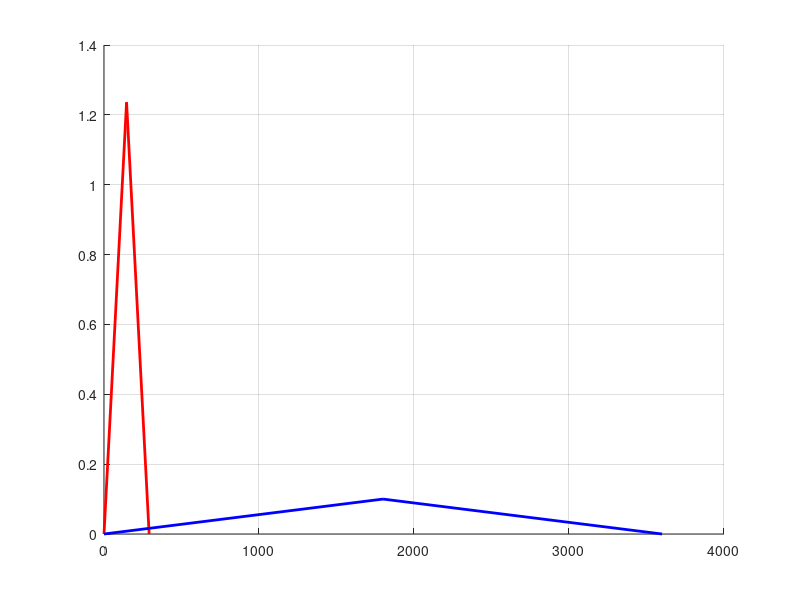

MATLAB code to generate this figure: (Note: this script raises an error after producing the figure.)
clear; close all; clc;
fprintf('===========================================================\n');
fprintf('  ADCS SIZING  -  SMOS\n');
fprintf('===========================================================\n\n');

%% 1. KNOWN PARAMETERS (Masses in kg, Dimensions in meters)
% Proteus Bus (rectangular prism)
m_bus           = 225.08+28;
lx_bus          = 1.004;
ly_bus          = 0.954;
lz_bus          = 0.954;

% Solar Panel Arrays
% SMOS has two arrays, one on each side of the bus (+Y and -Y).
% Each array is a thin rectangular plate (lz ~ 0, ly = length, lx = height).
m_solar_total   = 49.92;                % Total mass of BOTH arrays [kg]
m_solar         = m_solar_total / 2;    % Mass of one array [kg]
lx_solar        = 1.5;                  % Panel height [m]
ly_solar        = 4.0;                  % Array span (along Y) [m]
lz_solar        = 0;                    % Panel Thickness (negligible) [m]

% Y-offset of each array CoM from the satellite Z-axis:
% Assume massless strut connecting solar panels to bus surface with width 
% of 0.5 m todo-check. The solar array extends by half the bus width added 
% with this massless strut and half the length of the full array.
dy_solar        = (ly_bus + ly_solar)/2 + 0.5;

% MIRAS Arms (3 arms, 120 deg apart, each assumed as a thin rod)
m_arm           = 64;           % Mass of a single arm [kg]
m_arms_total    = m_arm * 3;    % Total arms mass [kg]
L_arm           = 3.4;          % Length of each arm [m]
r_arm_start     = 1.3/2;        % Arm attachment radius (at hub surface) [m]

% MIRAS Hub (solid cylinder, symmetry axis = X)
m_hub           = 355 - m_arms_total;
hub_diam        = 1.3;          % Diameter of hub (hexagonal) [m]
lr_hub          = hub_diam / 2;
lx_hub          = 1.2;          % Height of hub along X [m]

%% 2. Z-COORDINATES OF COMPONENT CoMs
% Datum: bottom face of hub = Z = 0.
% Stack order (bottom to top): Hub -> Solar -> Bus

x_arms_com  = lx_hub + lx_bus;          % Arm thickness negligible 
x_hub_com   = lx_bus + (lx_hub / 2);
x_solar_com = lx_bus*0.9;               % Solar panels attach near hub-bus interface
x_bus_com   = lx_bus/2;

%% 3. GLOBAL CENTER OF MASS (X-axis)
total_mass = m_bus + m_solar_total + m_hub + m_arms_total;

x_cg = ((m_bus          * x_bus_com)   + ...
        (m_solar_total  * x_solar_com) + ...
        (m_hub          * x_hub_com)   + ...
        (m_arms_total   * x_arms_com) ) ... 
        / total_mass;

%% 4. LOCAL INERTIA TENSORS (About each component's own CoM)
% --- Bus (rectangular prism) ---
I_bus_local = diag([ ...
    (m_bus/12) * (ly_bus^2 + lz_bus^2), ...  % Ixx
    (m_bus/12) * (lx_bus^2 + lz_bus^2), ...  % Iyy
    (m_bus/12) * (lx_bus^2 + ly_bus^2)  ...  % Izz
]);

% --- Hub (solid cylinder) ---
I_hub_local = diag([ ...
    (m_hub/2)  *  lr_hub^2,               ... % Ixx
    (m_hub/12) * (3*lr_hub^2 + lx_hub^2), ... % Iyy
    (m_hub/12) * (3*lr_hub^2 + lx_hub^2), ... % Izz
]);

% --- Solar Arrays (thin rectangular plates) ---
% Treat each array as an independent thin rectangular plate.
% Local inertia of ONE array about its own CoM (plate lies in YZ-plane, 
% thickness along X is negligible):
I_array_local = diag([ ...
    (m_solar/12) * (ly_solar^2 + lz_solar^2), ... % Ixx (width + height)
    (m_solar/12) * (lx_solar^2 + lz_solar^2), ... % Iyy (thickness + height)
    (m_solar/12) * (lx_solar^2 + ly_solar^2)  ... % Izz (thickness + width)
]);

% --- MIRAS Arms (thin rods todo-check-assumption) --- %
% Each arm is a thin rod lying in the XY-plane (0 thickness), starting at
% r0 = hub_r from the Z-axis and extending radially to r0 + arm_L.
%
% The three arms are at phi = 0, 120, 240 deg.

Ixx_single_arm = (m_arm / 3)*L_arm^2 + m_arm*r_arm_start^2;

% Ixx and Iyy of one arm about satellite Z-axis:
% For a rod at angle phi in the XY-plane, each mass element dm at radius r
% has coordinates (r*cos(phi), r*sin(phi), 0).
%   Izz_arm(phi) = integral r^2 * sin^2(phi) dm  =  sin^2(phi) * Ixx_single_arm
%   Iyy_arm(phi) = integral r^2 * cos^2(phi) dm  =  cos^2(phi) * Ixx_single_arm
% Summing over phi = 0, 120, 240 deg:
%   sum(sin^2) = 0 + 3/4 + 3/4 = 3/2
%   sum(cos^2) = 1 + 1/4 + 1/4 = 3/2
% Therefore by symmetry: Ixx_total = Iyy_total = (3/2) * Izz_single_arm
% NOTE: this numerical coincidence (Ixx=Iyy=1.5*Izz_single) is the same
% value as the original code, but now derived correctly.
%
% Izz_total = sum of all three Izz_arm(phi):
%   Each arm's Izz about satellite axis = Izz_single (independent of phi).
%   Total: 3 * Izz_single_arm
%
% Z-axis inertia: arms lie flat in XY-plane, so Ixx/Iyy about the arm CoM
% have no Z-extent contribution. The approach above already computes
% inertia about the SATELLITE Z-axis directly (no local+PAT split needed
% for the radial direction). We only need a Z-shift for the arm CoM
% sitting at z_arms_com vs z_cg.

dx_arms = x_arms_com - x_cg;

% Arms inertia tensor
I_arms = diag([ ...
    3.0 * Ixx_single_arm, ...  % Ixx: 3 * Ixx_single
    1.5 * Ixx_single_arm, ...  % Iyy: sum cos^2(phi_k) * Ixx_single
    1.5 * Ixx_single_arm  ...  % Izz: sum sin^2(phi_k) * Ixx_single
]);

%% 5. SHIFT COMPONENTS WITH PARALLEL AXIS THEOREM
shift_x = @(mass, dx) mass*diag([0, dx^2, dx^2]);
shift_y = @(mass, dy) mass*diag([dy^2, 0, dy^2]);

% --- Bus ---
dx_bus = x_bus_com - x_cg;
I_bus_shifted = I_bus_local + shift_x(m_bus, dx_bus);

% --- Hub ---
dx_hub = x_hub_com - x_cg;
I_hub_shifted = I_hub_local + shift_x(m_hub, dx_hub);

% --- Solar Arrays ---
dx_solar = x_solar_com - x_cg;

% Both arrays have the same |dy| and same dx, so sum = 2 * shifted_one_array
I_solar_shifted = 2*(I_array_local + shift_x(m_solar, dx_solar) + shift_y(m_solar, dy_solar));

% --- MIRAS Arms ---
% Apply Z-shift from arm plane (z_arms_com) to global CoM:
% This adds m_arms_total * dz^2 to Ixx and Iyy only.
I_arms_shifted = I_arms + shift_x(m_arms_total, dx_arms);

%% 6. TOTAL INERTIA TENSOR AT GLOBAL CoM
I_total = I_bus_shifted + I_solar_shifted + I_hub_shifted + I_arms_shifted;

%% 7. DISPLAY RESULTS

fprintf('========================================\n');
fprintf(' SMOS SATELLITE INERTIA\n');
fprintf('========================================\n');
fprintf(' Total System Mass         : %.2f kg\n', total_mass);
fprintf(' Global CoM (X from datum) : %.4f m\n\n', x_cg);

fprintf(' Component Z-offsets from global CoM:\n');
fprintf('   Arms   dx = %+.4f m\n', dx_arms);
fprintf('   Hub    dx = %+.4f m\n', dx_hub);
fprintf('   Solar  dx = %+.4f m  (lateral offset dy = %.4f m)\n', dx_solar, dy_solar);
fprintf('   Bus    dx = %+.4f m\n\n', dx_bus);

fprintf(' Inertia contributions LOCAL (kg*m^2):\n');
fprintf('   %-6s  Ixx=%10.2f | Iyy=%10.2f | Izz=%10.2f\n', 'Arms',  ...
    I_arms(1,1),  I_arms(2,2),  I_arms(3,3));
fprintf('   %-6s  Ixx=%10.2f | Iyy=%10.2f | Izz=%10.2f\n', 'Hub',   ...
    I_hub_local(1,1),   I_hub_local(2,2),   I_hub_local(3,3));
fprintf('   %-6s  Ixx=%10.2f | Iyy=%10.2f | Izz=%10.2f\n', 'Solar', ...
    2*I_array_local(1,1), 2*I_array_local(2,2), 2*I_array_local(3,3));
fprintf('   %-6s  Ixx=%10.2f | Iyy=%10.2f | Izz=%10.2f\n', 'Bus',   ...
    I_bus_local(1,1),   I_bus_local(2,2),   I_bus_local(3,3));

fprintf(' Inertia contributions SHIFTED (kg*m^2):\n');
fprintf('   %-6s  Ixx=%10.2f | Iyy=%10.2f | Izz=%10.2f\n', 'Arms',  ...
    I_arms_shifted(1,1),  I_arms_shifted(2,2),  I_arms_shifted(3,3));
fprintf('   %-6s  Ixx=%10.2f | Iyy=%10.2f | Izz=%10.2f\n', 'Hub',   ...
    I_hub_shifted(1,1),   I_hub_shifted(2,2),   I_hub_shifted(3,3));
fprintf('   %-6s  Ixx=%10.2f | Iyy=%10.2f | Izz=%10.2f\n', 'Solar', ...
    I_solar_shifted(1,1), I_solar_shifted(2,2), I_solar_shifted(3,3));
fprintf('   %-6s  Ixx=%10.2f | Iyy=%10.2f | Izz=%10.2f\n', 'Bus',   ...
    I_bus_shifted(1,1),   I_bus_shifted(2,2),   I_bus_shifted(3,3));

fprintf('\n Total Inertia Tensor at Global CoM (kg*m^2):\n');
fprintf('   Ixx: %10.2f\n', I_total(1,1));
fprintf('   Iyy: %10.2f\n', I_total(2,2));
fprintf('   Izz: %10.2f\n', I_total(3,3));
fprintf('\n Note: Products of inertia are zero by 3-fold arm symmetry\n');
fprintf(' and array +/-Y symmetry about the XZ and YZ planes.\n');
fprintf('========================================\n\n');

%% 7. CENTER OF PRESSURE for SRP

A_panel = lx_solar*ly_solar;
A_bus = lx_bus*ly_bus;
A_hub = lx_hub*hub_diam;

r_panel = x_solar_com;
r_bus = x_bus_com;
r_hub = x_hub_com;

Q_panel = 1.1;
Q_bus = 1.3;
Q_hub = 1.3;

x_cp = (2*A_panel*Q_panel*r_panel + A_bus*Q_bus*r_bus + A_hub*Q_hub*r_hub) / ...
    (2*A_panel*Q_panel+ A_bus*Q_bus + A_hub*Q_hub);

csp_shift = x_cg - x_cp;

%% ========================================================================
%  1. MISSION & ENVIRONMENT PARAMETERS
% =========================================================================

% --- Spacecraft parameters -----------------------------------------------
Ix      = I_total(1,1);
Iy      = I_total(2,2);
Iz      = I_total(3,3);
I       = [Ix, Iy, Iz]; % Full inertia tensor (as a row)
I_min   = min(I);       % Minimum inertia [kg m²]
I_max   = max(I);       % Maximum inertia [kg m²]

S       = 2*A_panel + A_bus + A_hub;        % Cross-sectional area [m²]
q_panel = 0.1*2*A_panel;
q_bus   = 0.3*A_bus;
q_hub   = 0.3*A_hub;
q_refl  = (q_panel + q_bus + q_hub) / S;    % Reflectivity coefficient [-]

T_rw_max    = 0.120;            % RW max torque         [Nm]
T_max = T_rw_max * sqrt(3);
h_rw_max    = 8.00;             % RW max momentum       [Nms]
h_max = h_rw_max * sqrt(3);

rate_max    = 0.1 * (pi/180);   % Max angular rate      [rad/s] TODO
theta_max   = 180 * (pi/180);   % Worst-case slew angle [rad] TODO

% --- Orbital / environment parameters ------------------------------------
mu      = 398600.4e9;           % Earth gravitational constant  [m³/s²]
R_E     = 6371e3;               % Earth equatorial radius       [m]
a       = 765e3 + R_E;          % Semi-major axis               [m]
T_orb   = 2*pi*sqrt((a^3)/mu);  % Orbit period                  [s]
F_sun   = 1362;                 % Solar constant at Earth       [W/m²]
c_light = 3e8;                  % Speed of light                [m/s]

% Orbital radius (approximated as semi-major axis – conservative)
R_orb     = a;

fprintf('--- Spacecraft Parameters ---\n');
fprintf(' Inertia:  Ix = %.2f kg m^2\n', Ix);
fprintf(' Inertia:  Iy = %.2f kg m^2\n', Iy);
fprintf(' Inertia:  Iz = %.2f kg m^2\n', Iz);
fprintf(' Inertia:  I_min = %.2f kg m^2\n', I_min);
fprintf(' Inertia:  I_max = %.2f kg m^2\n', I_max);
fprintf(' RW:       max torque = %.3f Nm\n', T_rw_max);
fprintf(' RW:       max momentum = %.1f Nms\n', h_rw_max);

%% ========================================================================
%  2. DISTURBANCE ENVIRONMENT EVALUATION
% =========================================================================

fprintf('===========================================================\n');
fprintf('  2. DISTURBANCE ENVIRONMENT\n');
fprintf('===========================================================\n\n');
% Done by Preliminary Disturbances Evaluation

% --- Gravity Gradient ---
T_gg = 3*mu / (2*R_orb^3) * abs(I_max - I_min);

% --- Solar Radiation Pressure ---)
T_srp = (F_sun/c_light) * S * (1+q_refl) * (csp_shift);

% --- Magnetic Field ---
B_N_max = 4e-5;
B_N_min = 2e-5;
D_res = 1;
T_mag = D_res * B_N_max;

% --- Aero drag ---
rho = 1.25 * 10^-14;
V = sqrt(mu / a);
S_aero_arms = L_arm * sind(32.5) * 0.4 * 3;
S_aero_hub_lower_face = pi * (lr_hub)^2 * sind(32.5);
S_aero_hub_body = lx_hub * hub_diam * cosd(32.5);
S_aero_bus_body = lx_bus * ly_bus * cosd(32.5);
A_drag = S_aero_arms + S_aero_hub_lower_face + S_aero_bus_body + S_aero_hub_body;
x_cp_aero = ( ...
    (S_aero_arms+S_aero_hub_lower_face)*x_arms_com + ...
    S_aero_bus_body*x_bus_com + ...
    S_aero_hub_body*x_hub_com) / ...
    (A_drag);
cp_shift = x_cg - x_cp_aero;
Cd = 2.6; % from fauste
T_aero = 0.5 * rho * V^2 * A_drag * Cd * cp_shift;

fprintf(' T_gg = %.4e Nm\n', T_gg);
fprintf(' T_srp = %.4e Nm\n', T_srp);
fprintf(' T_mag = %.4e Nm\n', T_mag);
fprintf(' T_aero = %.4e Nm\n\n', T_aero);

%% ========================================================================
%  3. REACTION WHEEL SIZING
% =========================================================================

fprintf('===========================================================\n');
fprintf('  3. REACTION WHEEL SIZING\n');
fprintf('===========================================================\n\n');

% -------------------------------------------------------------------------
%  3.1  Momentum accumulation due to disturbances
% -------------------------------------------------------------------------
% Only CONSTANT disturbances drive secular buildup (cyclic disturbances
% average to zero over one orbit).
% For a nadir-pointing spacecraft: T_gg is constant, T_SRP is cyclic.
% Conservative factor of 2 is applied to T_gg.

T_dis = 2 * (T_gg+T_srp+T_aero);  % Total constant disturbance torque [Nm]
h_orbit = T_dis * T_orb;          % Momentum accumulated per orbit [Nms]

% Number of orbits before RW saturation
N_orb = h_max / h_orbit;

fprintf('--- 3.1  Disturbance Momentum Accumulation ---\n');
fprintf(' T_dis = 2 × T_gg = %.4e Nm\n', T_dis);
fprintf(' h_orbit = T_dis × T_orb = %.4f Nms\n', h_orbit);
fprintf(' N_orb (before saturation) = h_max / h_orbit = %.2f orbits\n\n', N_orb);

% Check cyclic Mag peak (should be negligible)
omega_orb    = 2*pi / T_orb; % [rad s^-1]
h_cyclic_max = (T_mag / omega_orb) * 2;   % integral of sin over half-period × 2
fprintf(' Cyclic MAG peak momentum = %.4f  Nms  (≪ h_max = %.1f Nms ✓)\n\n', h_cyclic_max, h_rw_max);

% -------------------------------------------------------------------------
%  Plot: Momentum accumulation over n orbits
% -------------------------------------------------------------------------
t_plot   = linspace(0, N_orb * T_orb, 5000);
h_sec    = T_dis * t_plot; % Secular (GG)

% figure('Name','Momentum Accumulation','Color','w','Position',[100 100 800 420]);
% hold on; grid on;
% plot(t_plot/T_orb, h_sec,   '--b', 'LineWidth', 1.5, 'DisplayName','Secular Buildup (GG, SRP, AERO)');
% plot(t_plot/T_orb, h_total, '-k',  'LineWidth', 2.0, 'DisplayName','Total Stored Momentum');
% yline(h_rw_max, '--m', 'LineWidth', 1.5, 'DisplayName', 'h_{max}');
% xlabel('Time [Orbits]', 'FontSize', 12);
% ylabel('Momentum [Nms]', 'FontSize', 12);
% title('Reaction Wheel Momentum Loading', 'FontSize', 13, 'FontWeight', 'bold');
% legend('Location','northwest', 'FontSize', 10);
% xlim([0, N_orb]); ylim([0, h_rw_max*1.1]);

% -------------------------------------------------------------------------
%  3.2  Slew Maneuver Sizing
% -------------------------------------------------------------------------
fprintf('--- 3.2  Slew Maneuver ---\n');
fprintf(' Worst-case slew angle : θ_slew = %.0f°\n', theta_max*(180/pi));

% Minimum slew time using maximum torque
t_slew_min = sqrt(4 * theta_max * I_max / T_max);
fprintf('\n  [Case A] Maximum torque applied:\n');
fprintf(' t_slew_min = sqrt(4·θ·I_max / T_max) = %.2f  s\n', t_slew_min);

% Peak angular rate and momentum at max torque
rate_slew_max_A = (T_max / I_max) * (t_slew_min / 2);
h_slew_max_A    = I_max * rate_slew_max_A;
fprintf(' θ̇_max = T_max/I_max · (t/2) = %.4f  rad/s  (%.4f °/s)\n', ...
        rate_slew_max_A, rate_slew_max_A*(180/pi));
fprintf(' h_slew_peak = I_max · θ̇_max = %.2f  Nms\n', h_slew_max_A);
fprintf(' !! Angular rate limit EXCEEDED (%.2f°/s > %.1f°/s) – torque must be reduced.\n', ...
        rate_slew_max_A*(180/pi), rate_max*(180/pi));

% Reduced torque to comply with angular rate constraint
% θ̇_max = T/I_max · t_slew/2  and  θ_slew = T/I_max · (t_slew/2)²
% → T = I_max · θ̇_max² / θ_slew (from inversion of the parabolic profile)
T_reduced  = I_max * rate_max^2 / theta_max;
t_slew_red = 2 * rate_max * I_max / T_reduced;
h_slew_max_B = I_max * rate_max;

fprintf('\n  [Case B] Reduced torque to satisfy θ̇ ≤ %.1f°/s:\n', rate_max*(180/pi));
fprintf(' T_reduced  = I_max · θ̇_max² / θ_slew = %.4f  Nm\n', T_reduced);
fprintf(' t_slew     = 2 · θ̇_max · I_max / T   = %.1f  s\n', t_slew_red);
fprintf(' h_slew_peak = I_max · θ̇_max           = %.2f  Nms\n\n', h_slew_max_B);

% -------------------------------------------------------------------------
%  Plot: Angular rate profiles for both cases
% -------------------------------------------------------------------------
figure('Name','Slew Angular Rate Profiles','Color','w','Position',[100 550 800 420]);
hold on; grid on;

% Case A – max torque (trapezoidal, symmetric)
t_A = [0, t_slew_min/2, t_slew_min];
r_A = [0, rate_slew_max_A, 0] * (180/pi);
plot(t_A, r_A, '-r', 'LineWidth', 2, 'DisplayName', sprintf('Max torque (T=%.3f Nm)', T_rw_max));

% Case B – reduced torque
t_B = [0, t_slew_red/2, t_slew_red];
r_B = [0, rate_max, 0] * (180/pi);
plot(t_B, r_B, '-b', 'LineWidth', 2, 'DisplayName', sprintf('Reduced torque (T=%.3f Nm)', T_reduced));

yline(rate_max*(180/pi), '--k', 'LineWidth', 1.2, 'DisplayName', 'Rate limit 0.5°/s');
xlabel('Time [s]', 'FontSize', 12);
ylabel('Angular Rate [°/s]', 'FontSize', 12);
title('Slew Maneuver – Angular Rate Profiles (Reaction Wheels)', 'FontSize', 13, 'FontWeight', 'bold');
legend('Location', 'north', 'FontSize', 10);

%% ========================================================================
%  4. MAGNETORQUER SIZING – SLEW MANEUVER
% =========================================================================

fprintf('===========================================================\n');
fprintf('  4. MAGNETORQUER SIZING – SLEW MANEUVER\n');
fprintf('===========================================================\n\n');

D_torquer_min = T_dis / B_N_min;

%% ========================================================================
%  5. SUMMARY TABLE
% =========================================================================

fprintf('===========================================================\n');
fprintf('  5. RESULTS SUMMARY\n');
fprintf('===========================================================\n\n');

fprintf(' %-23s %13s %12.4e %6s\n', 'GG Torque',                "T_gg", T_gg, 'Nm');
fprintf(' %-23s %13s %12.4e %6s\n', 'SRP Torque',               "T_srp", T_srp, "Nm");
fprintf(' %-23s %13s %12.4e %6s\n', 'Tot. disturbance',         "T_dis", T_dis, "Nm");
fprintf(' %-23s %13s %12.4f %6s\n', 'Momentum per orbit',       "h_orbit", h_orbit, "Nms");
fprintf(' %-23s %13s %12.2f %6s\n', 'Orbits before RW satur.',  "N_orb", N_orb, "orb");
fprintf('\n');
fprintf(' %-23s %13s %12.2f %6s\n', 'Min slew time',            "t_slew_min", t_slew_min, "s");
fprintf(' %-23s %13s %12.4f %6s\n', 'Peak rate',                "-", rate_slew_max_A*(180/pi), "deg/s");
fprintf(' %-23s %13s %12.4f %6s\n', 'Reduced torque',           "T_reduced", T_reduced, "Nm");
fprintf(' %-23s %13s %12.1f %6s\n', 'Slew time',                "t_slew_red", t_slew_red, "s");
fprintf(' %-23s %13s %12.2f %6s\n', 'Peak slew RW momentum',    "h_slew_max_B", h_slew_max_B, "Nms");
fprintf('\n');
fprintf('\n===========================================================\n');
fprintf('  END OF ADCS SIZING\n');
fprintf('===========================================================\n');
